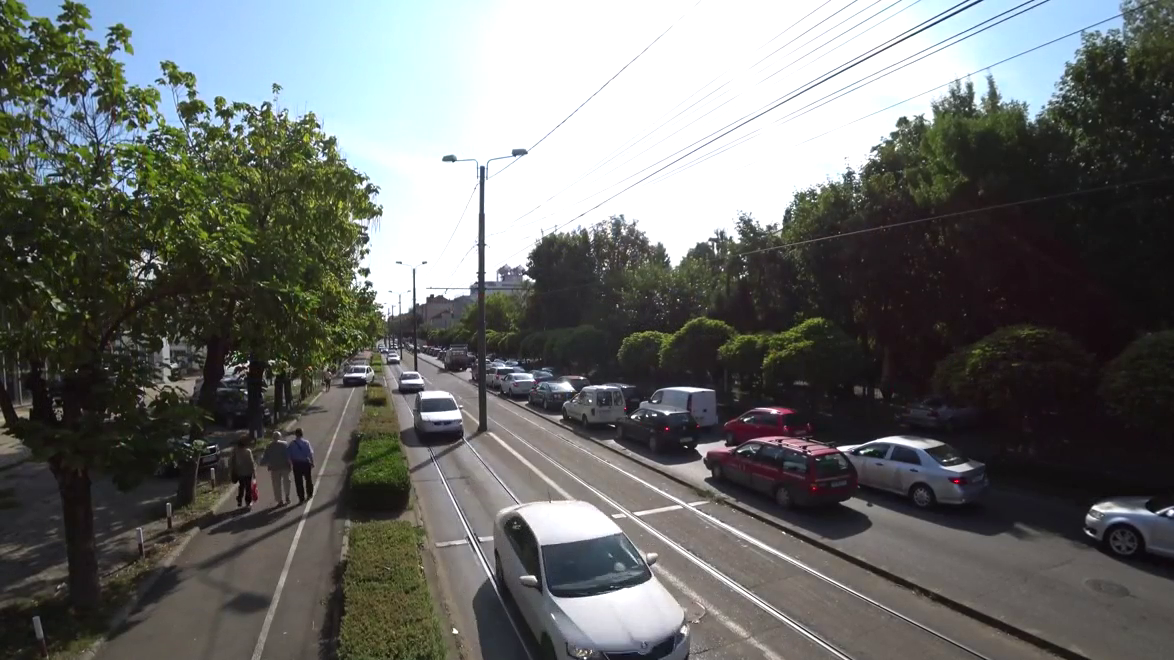
#> input picture frame 24 of client/src/vids/1.mp4, 1174 x 660 px, given in place of ra Trafic 8 septembrie 2017 (online-video-cutter.com)(1).mp4, which was not available
$ python count_people.py
#> lines starting #> are read from the running program, lines starting #| are printed output that depends on the picture; pictures that were not available may be replaced by others from this repository, and a replacement may not be noted

import argparse
import datetime
import imutils
import math
import cv2
import numpy as np


width = 800

textIn = 0
textOut = 0

def testIntersectionIn(x, y):
    res = -450 * x + 400 * y + 157500
    if ((res >= -550) and (res < 550)):
        print(str(res))
        return True
    return False


def testIntersectionOut(x, y):
    res = -450 * x + 400 * y + 180000
    if ((res >= -550) and (res <= 550)):
        print(str(res))
        return True

    return False


if __name__ == "__main__":
    camera = cv2.VideoCapture("./input_images_and_videos/Timisoara Trafic 8 septembrie 2017 (online-video-cutter.com)(1).mp4")

    firstFrame = None

    # loop over the frames of the video
    while True:
        # grab the current frame and initialize the occupied/unoccupied
        # text
        (grabbed, frame) = camera.read()
#> frame is the input picture: shape (660, 1174, 3); mean B, G, R 105.3, 107.6, 105.6
        text = "Unoccupied"

        # if the frame could not be grabbed, then we have reached the end
        # of the video
        if not grabbed:
            break

        # resize the frame, convert it to grayscale, and blur it
        frame = imutils.resize(frame, width=width)
#> frame: shape (449, 800, 3)
        gray = cv2.cvtColor(frame, cv2.COLOR_BGR2GRAY)
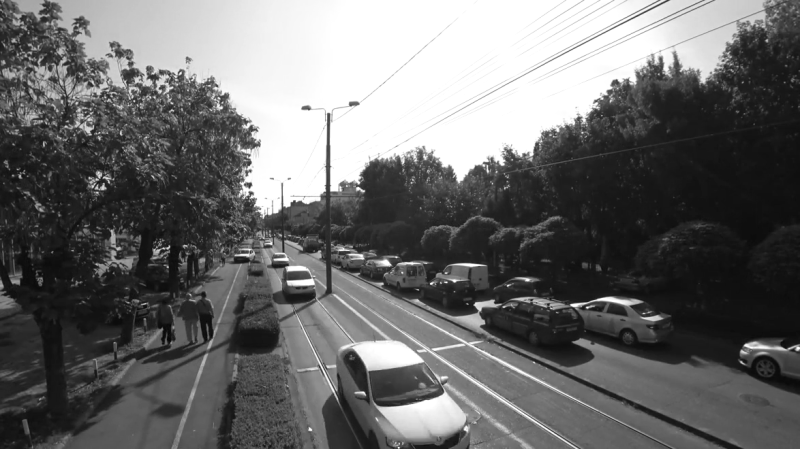
#> gray: shape (449, 800); min 5, max 255, mean 106.7
        gray = cv2.GaussianBlur(gray, (21, 21), 0)
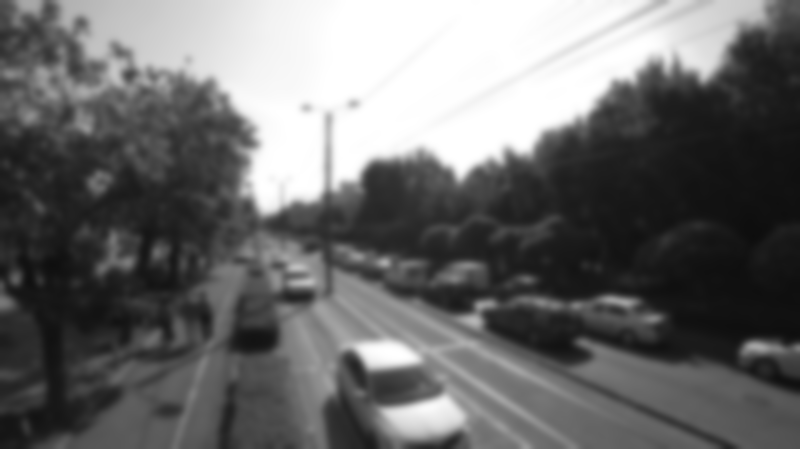
#> gray: shape (449, 800); min 13, max 255, mean 106.7

        # if the first frame is None, initialize it
        if firstFrame is None:
            firstFrame = gray
            continue

        # compute the absolute difference between the current frame and
        # first frame
        frameDelta = cv2.absdiff(firstFrame, gray)
        thresh = cv2.threshold(frameDelta, 25, 255, cv2.THRESH_BINARY)[1]
        # dilate the thresholded image to fill in holes, then find contours
        # on thresholded image
        thresh = cv2.dilate(thresh, None, iterations=2)
        cnts = cv2.findContours(thresh.copy(), cv2.RETR_EXTERNAL, cv2.CHAIN_APPROX_SIMPLE)[0]
        # loop over the contours
        for c in cnts:
            print(c)
            # if the contour is too small, ignore it
            if cv2.contourArea(c) < 12000:
                continue
            # compute the bounding box for the contour, draw it on the frame,
            # and update the text
            (x, y, w, h) = cv2.boundingRect(c)
            cv2.rectangle(frame, (x, y), (x + w, y + h), (0, 255, 0), 2)

            cv2.line(frame, (width // 2, 0), (width, 450), (250, 0, 1), 2)  # blue line
            cv2.line(frame, (width // 2 - 50, 0), (width - 50, 450), (0, 0, 255), 2)  # red line

            rectagleCenterPont = ((x + x + w) // 2, (y + y + h) // 2)
            cv2.circle(frame, rectagleCenterPont, 1, (0, 0, 255), 5)

            if (testIntersectionIn((x + x + w) // 2, (y + y + h) // 2)):
                textIn += 1

            if (testIntersectionOut((x + x + w) // 2, (y + y + h) // 2)):
                textOut += 1

            # draw the text and timestamp on the frame

            # show the frame and record if the user presses a key
            # cv2.imshow("Thresh", thresh)
            # cv2.imshow("Frame Delta", frameDelta)

        if cv2.waitKey(1) & 0xFF == ord('q'):
            break

        cv2.putText(frame, "In: {}".format(str(textIn)), (10, 50),
                    cv2.FONT_HERSHEY_SIMPLEX, 0.5, (0, 0, 255), 2)
        cv2.putText(frame, "Out: {}".format(str(textOut)), (10, 70),
                    cv2.FONT_HERSHEY_SIMPLEX, 0.5, (0, 0, 255), 2)
        cv2.putText(frame, datetime.datetime.now().strftime("%A %d %B %Y %I:%M:%S%p"),
                    (10, frame.shape[0] - 10), cv2.FONT_HERSHEY_SIMPLEX, 0.35, (0, 0, 255), 1)
        cv2.imshow("Security Feed", frame)

    # cleanup the camera and close any open windows
    camera.release()
    cv2.destroyAllWindows()

$ run again, starting later in the video
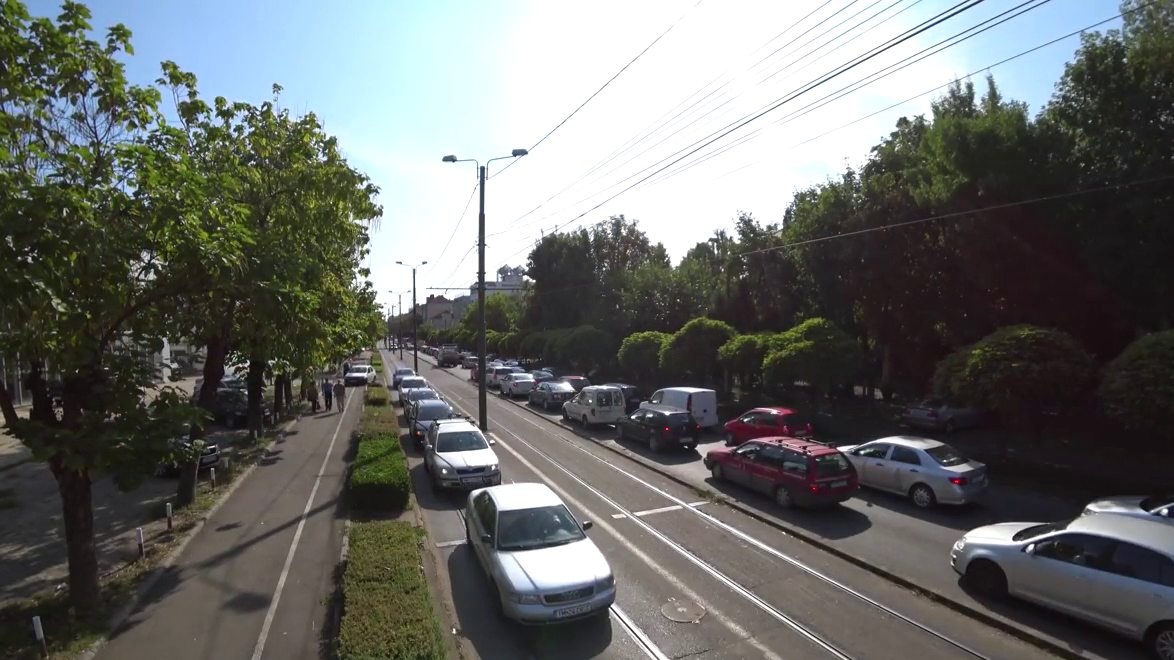
#> input picture frame 109 of client/src/vids/1.mp4, 1174 x 660 px, given in place of ra Trafic 8 septembrie 2017 (online-video-cutter.com)(1).mp4, which was not available
#> frame is the input picture: shape (660, 1174, 3); mean B, G, R 104.9, 107.2, 105.2
#> frame: shape (449, 800, 3)
#> `gray = cv2.cvtColor(frame, cv2.COLOR_BGR2GRAY)`:
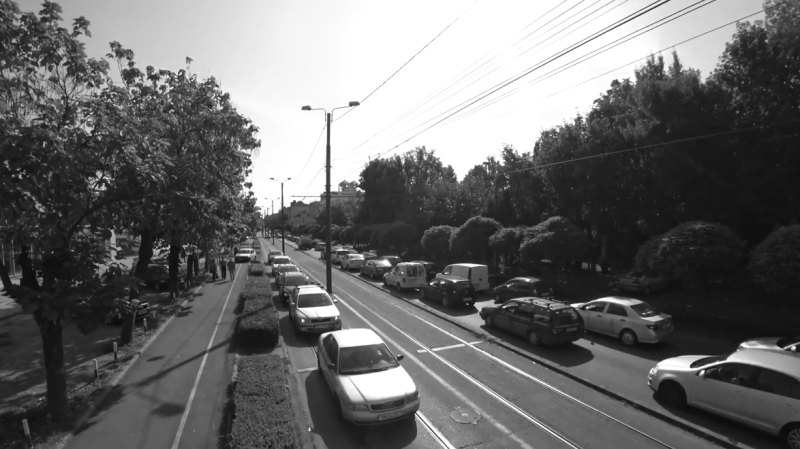
#> gray: shape (449, 800); min 11, max 255, mean 106.3
#> `gray = cv2.GaussianBlur(gray, (21, 21), 0)`:
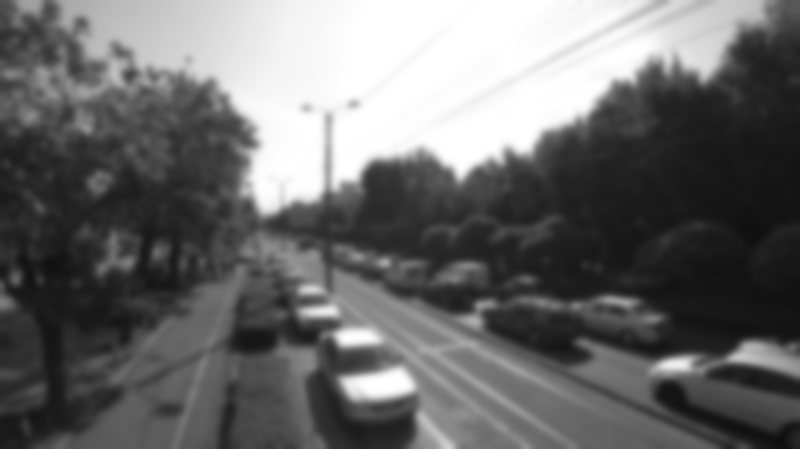
#> gray: shape (449, 800); min 15, max 255, mean 106.3

$ run again, starting later in the video
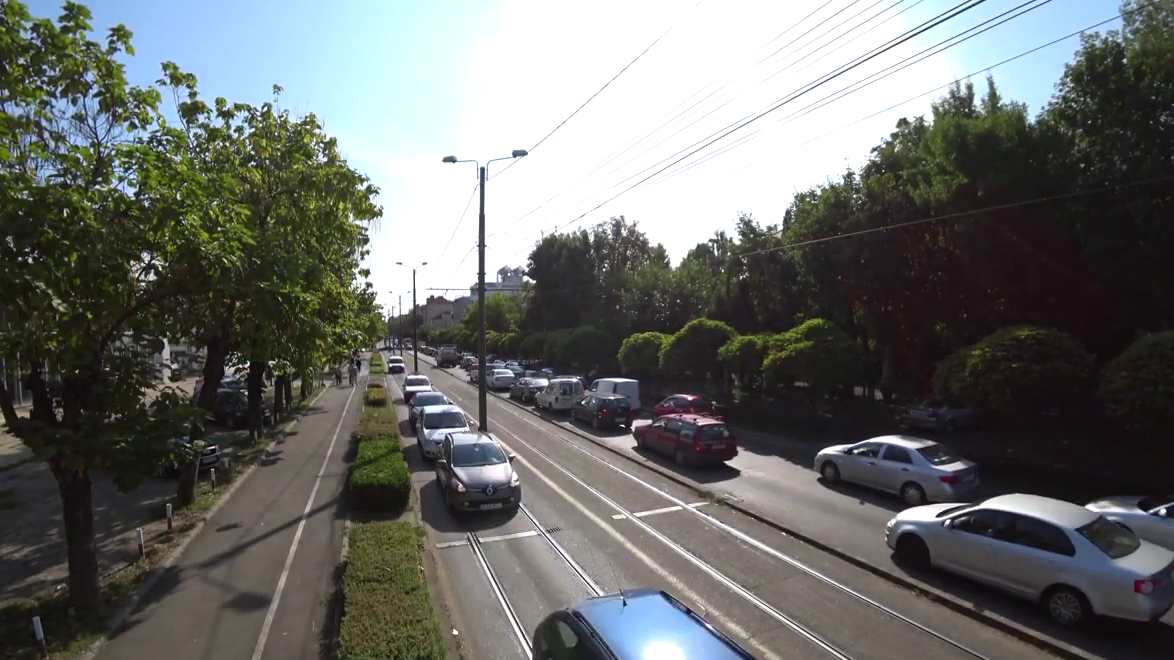
#> input picture frame 194 of client/src/vids/1.mp4, 1174 x 660 px, given in place of ra Trafic 8 septembrie 2017 (online-video-cutter.com)(1).mp4, which was not available
#> frame is the input picture: shape (660, 1174, 3); mean B, G, R 106.5, 108.9, 107
#> frame: shape (449, 800, 3)
#> `gray = cv2.cvtColor(frame, cv2.COLOR_BGR2GRAY)`:
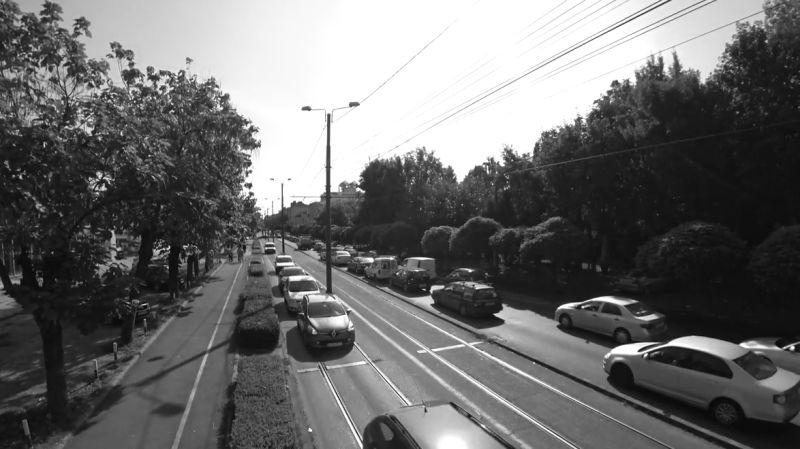
#> gray: shape (449, 800); min 9, max 255, mean 108.1
#> `gray = cv2.GaussianBlur(gray, (21, 21), 0)`:
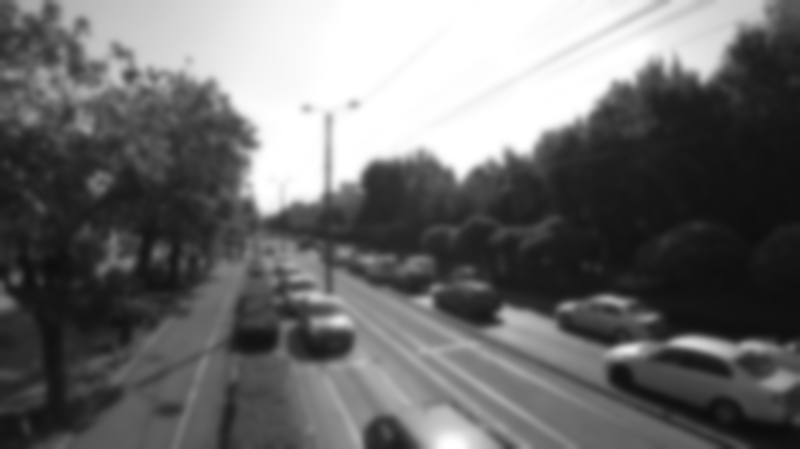
#> gray: shape (449, 800); min 12, max 255, mean 108.1
